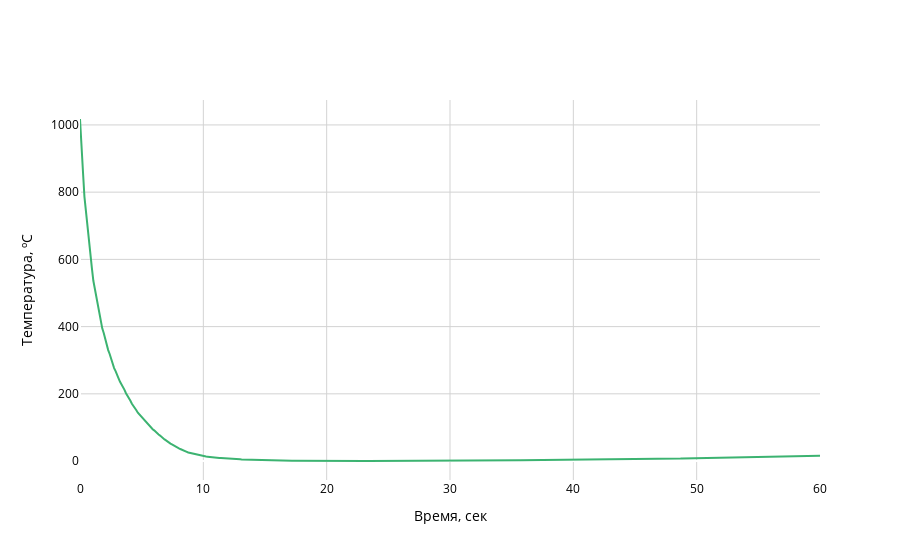

The cell this chart's notebook holds for it:
### Code cell
import plotly.graph_objs as go

# Настройка размера и разрешения графика
config = {
    'displayModeBar': False,
    'showTips': False,
    'staticPlot': False
}

x = np.linspace(0, 60, 500)

# Построение графика
trace = go.Scatter(x=x, y=np.array(data_file['R1'][0:550]/1000),marker=dict(size=5, color='mediumseagreen'))


layout = go.Layout(
    # Фон белый
    plot_bgcolor='white',
    # Все тексты и подписи тоже чёрные
    font=dict(color='black'),
    # Оси чёрные
    xaxis=dict(title='Время, сек', color='black', gridcolor='lightgray', gridwidth=1),
    yaxis=dict(title='Температура, ºС ', color='black', gridcolor='lightgray', gridwidth=1),
)

fig = go.Figure(data=[trace], layout=layout)

fig.show(config=config)

### Figure 1 — Plotly figure (JSON) as saved in the notebook; plotly's stock layout.template omitted (floating-point values rounded to 4 significant figures; data arrays with more than 128 entries replaced by an {"elided": "..."} marker saying what was removed)
{"data": [{"marker": {"color": "mediumseagreen", "size": 5}, "type": "scatter", "x": {"elided": "500 float values"}, "y": {"elided": "550 float values"}}], "layout": {"font": {"color": "black"}, "plot_bgcolor": "white", "xaxis": {"color": "black", "gridcolor": "lightgray", "gridwidth": 1, "title": {"text": "Время, сек"}}, "yaxis": {"color": "black", "gridcolor": "lightgray", "gridwidth": 1, "title": {"text": "Температура, ºС "}}}}
